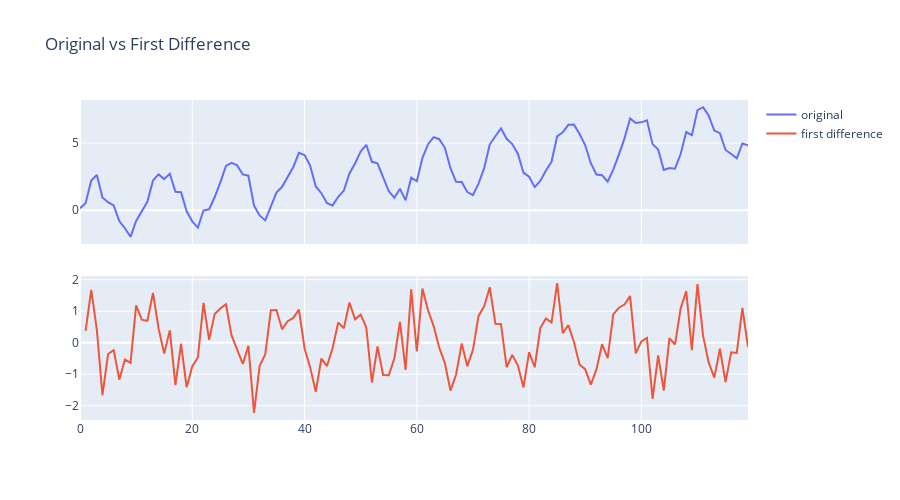

The notebook cell this image was saved under:
### Code cell
import numpy as np
import pandas as pd
import plotly.graph_objects as go
from plotly.subplots import make_subplots

rng = np.random.default_rng(42)
t = np.arange(0, 120)
trend = 0.05 * t
season = 2.0 * np.sin(2 * np.pi * t / 12)
noise = rng.normal(0, 0.5, size=t.size)
y = trend + season + noise

y_diff = np.diff(y, n=1)

fig = make_subplots(rows=2, cols=1, shared_xaxes=True, vertical_spacing=0.1)
fig.add_trace(go.Scatter(x=t, y=y, name="original"), row=1, col=1)
fig.add_trace(go.Scatter(x=t[1:], y=y_diff, name="first difference"), row=2, col=1)
fig.update_layout(height=500, title="Original vs First Difference")
fig.show()
